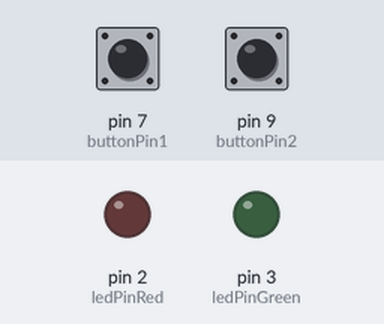
A sketch run on a simulated Arduino Uno, built with avr-gcc and run on an emulated ATmega328P. Shown: output pins drawn as LEDs (lit = HIGH). Inputs (shaded band) come from the test bench; at power-on: pin 7 (buttonPin1) LOW, pin 9 (buttonPin2) LOW.

Above: at 1.2 s.
1.3 s: pin 7 (buttonPin1) pulled HIGH for 0.15 s
At 1.38 s:
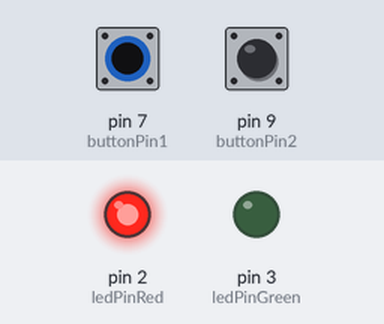
2.9 s: pin 9 (buttonPin2) pulled HIGH for 0.15 s
At 2.98 s:
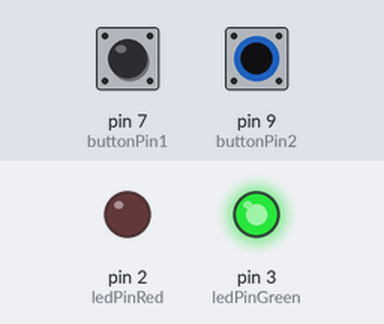
4.5 s: pin 9 (buttonPin2) pulled HIGH for 3.2 s
At 8.3 s:
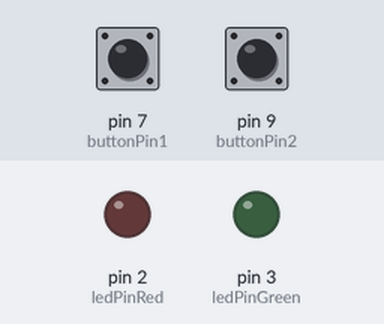
9.2 s: pin 7 (buttonPin1) pulled HIGH for 3.2 s
At 10.5 s:
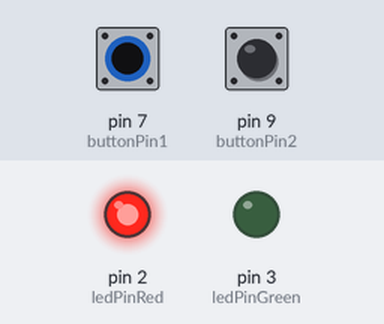
13.9 s: pin 7 (buttonPin1) driven HIGH and pin 9 (buttonPin2) driven HIGH
At 14.3 s:
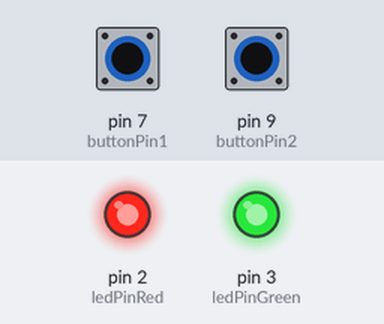
Timing chart, 0 to 16.4 s (numbered marks = the images above; inputs shaded):
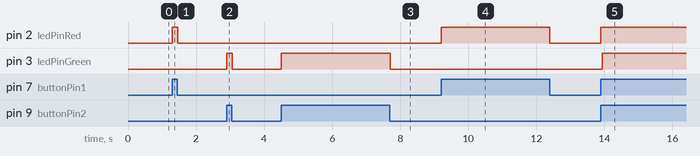

The sketch:

Code_File.ino
```cpp
int ledPinRed = 2;  // choose the pin for the LED
int ledPinGreen = 3; // choose the pin for the LED
int buttonPin1 = 7;    // choose the input pin (for a pushbutton)
int buttonPin2 = 9;    // choose the input pin (for a pushbutton)
int buttonState1 = 0;  // variable for reading the pin status
int buttonState2 = 0;  // variable for reading the pin status


// the setup function runs once when you press reset or power the board
void setup() {
 // initialize digital pin LED_BUILTIN as an output.

  pinMode(ledPinGreen, OUTPUT);
  pinMode(ledPinRed, OUTPUT);
  pinMode(buttonPin1, INPUT);
  pinMode(buttonPin2, INPUT);
}

// the loop function runs over and over again forever
void loop() {

  buttonState1 = digitalRead(buttonPin1);
  if(buttonState1 == HIGH)
  {
    digitalWrite(ledPinRed, HIGH);
      delay(40);

   }else {
    digitalWrite(ledPinRed, LOW);  // turn LED OFF
  }

   buttonState2 = digitalRead(buttonPin2);
  if(buttonState2 == HIGH)
  {
    digitalWrite(ledPinGreen, HIGH);
      delay(20);

   }else {
    digitalWrite(ledPinGreen, LOW);  // turn LED OFF
  }

}
```

Measured:
- after the input at 1.3 s, pin 2 (ledPinRed): LOW → HIGH at once, → LOW 0.16 s later
- after the input at 2.9 s, pin 3 (ledPinGreen): LOW → HIGH at once, → LOW 0.16 s later
- after the input at 4.5 s, pin 3 (ledPinGreen): LOW → HIGH at once, → LOW 3.2 s later
- after the input at 9.2 s, pin 2 (ledPinRed): LOW → HIGH at once, → LOW 3.2 s later
- after the input at 13.9 s, pin 2 (ledPinRed), pin 3 (ledPinGreen): LOW → HIGH at once
